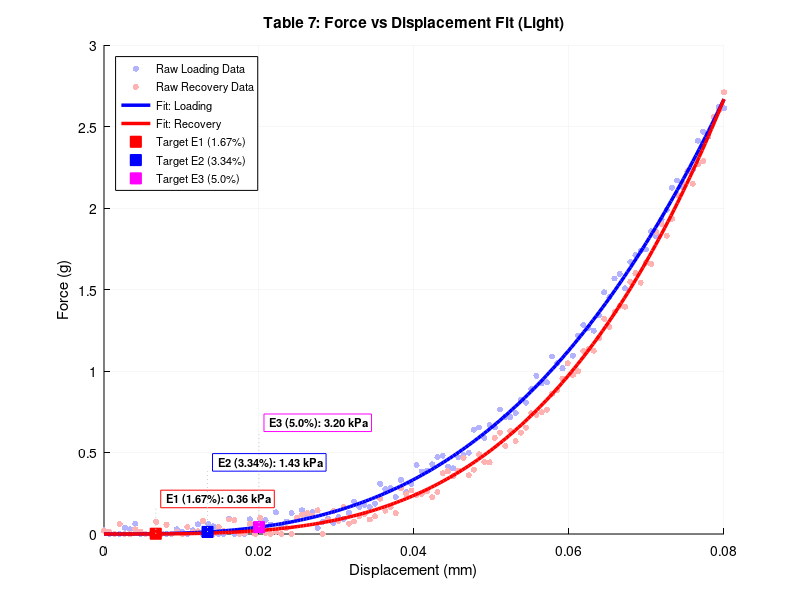
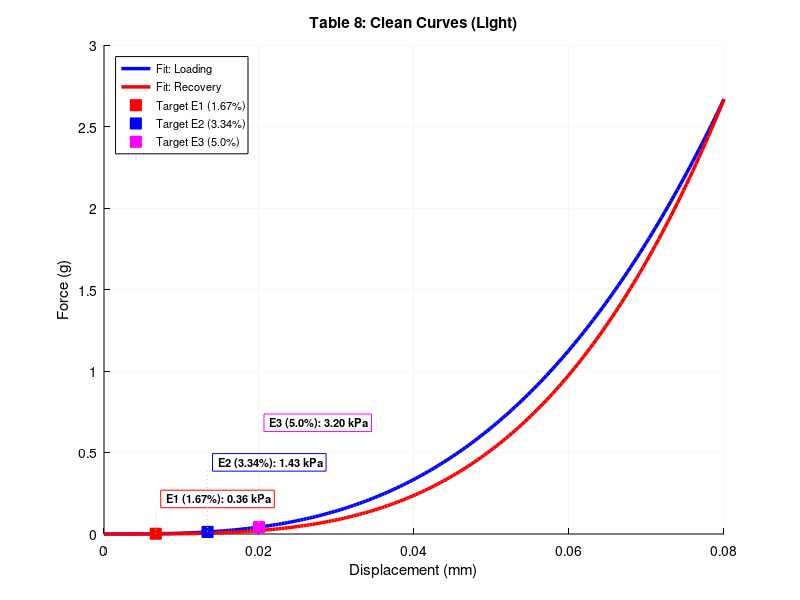
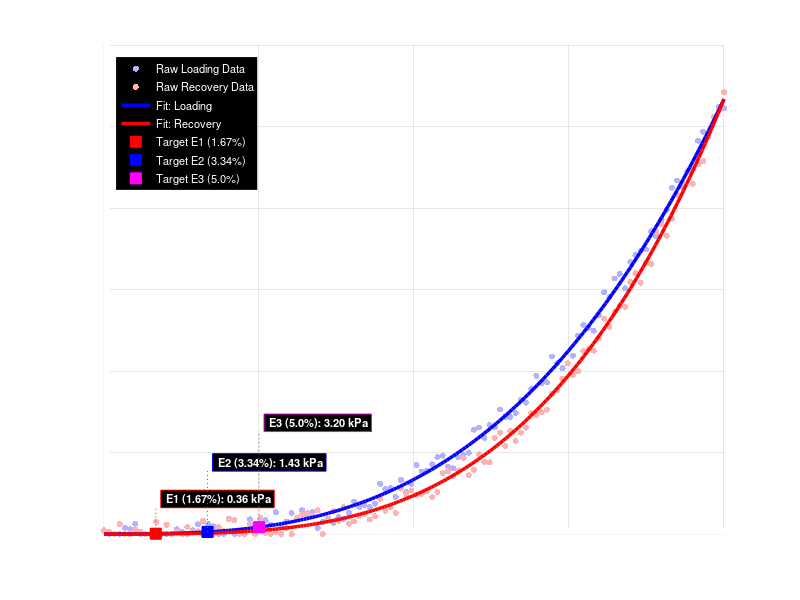
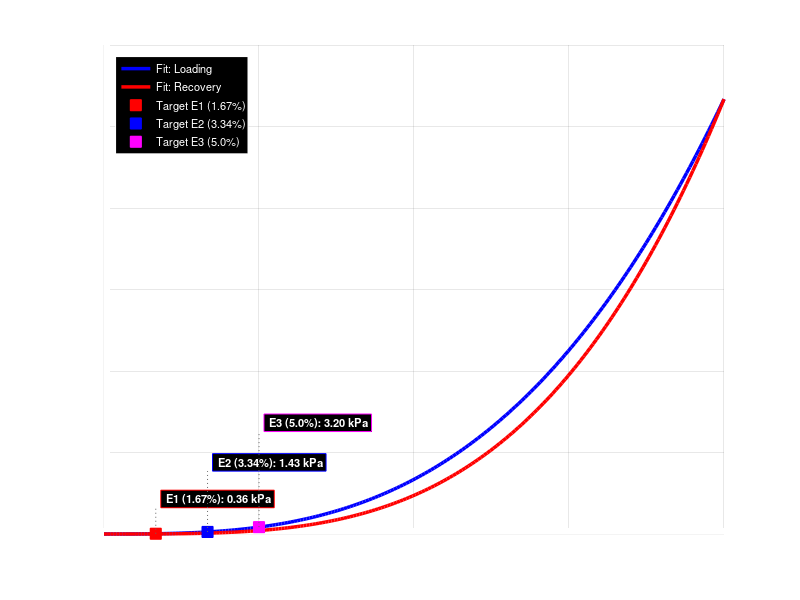

These charts were generated, in order, by the following MATLAB code: (Note: this script raises an error after producing the figures.)
function reconstruct_OCT_Tables(sampleName, E1, E2, E3, t0_mm, w_max_mm)
% =========================================================================
%  RECONSTRUCT OCT TABLES 7 & 8 FROM E1, E2, E3 VALUES
%  Reverse-engineers power-law mechanics and generates publication-grade 
%  Table 7 (Force vs Disp Fit) and Table 8 (Clean Curves) in 300 DPI Light/Dark.
%
%  Usage:
%    1. Interactive Mode:  reconstruct_OCT_Tables()
%    2. Direct Call:       reconstruct_OCT_Tables('Sample_A', 0.36, 1.43, 3.20)
% =========================================================================

    if nargin < 1 || isempty(sampleName)
        prompt = {'Sample Name:', 'E1 (kPa):', 'E2 (kPa):', 'E3 (kPa):', 'Initial Thickness t0 (mm):', 'Max Penetration w_max (mm):'};
        dlgtitle = 'Reconstruct OCT Tables 7 & 8';
        dims = [1 45];
        definput = {'Sample_Reconstructed', '0.36', '1.43', '3.20', '0.400', '0.080'};
        answer = inputdlg(prompt, dlgtitle, dims, definput);
        if isempty(answer), disp('Cancelled by user.'); return; end
        
        sampleName = answer{1};
        E1 = str2double(answer{2});
        E2 = str2double(answer{3});
        E3 = str2double(answer{4});
        t0_mm = str2double(answer{5});
        w_max_mm = str2double(answer{6});
    else
        if nargin < 5 || isempty(t0_mm), t0_mm = 0.400; end
        if nargin < 6 || isempty(w_max_mm), w_max_mm = 0.080; end
    end

    fprintf('\n================================================================\n');
    fprintf('  RECONSTRUCTING TABLES 7 & 8 FOR: %s\n', sampleName);
    fprintf('  Inputs: E1=%.2f kPa, E2=%.2f kPa, E3=%.2f kPa | t0=%.3f mm\n', E1, E2, E3, t0_mm);
    fprintf('================================================================\n');

    %% 1. Hayes Contact Mechanics Inversion
    v_poisson = 0.45;
    a_radius  = 2.5; % mm
    k_factor  = 3.085;
    g_gravity = 9.81;
    part1     = (1 - v_poisson^2) / (2 * a_radius * k_factor);
    factor    = part1 * g_gravity; % ~0.5071945

    strain_targets = [0.0167, 0.0334, 0.0500]; % 1.67%, 3.34%, 5.0%
    w_targets = strain_targets * t0_mm;
    E_targets = [E1, E2, E3];
    labels    = {'E1 (1.67%)', 'E2 (3.34%)', 'E3 (5.0%)'};
    colors    = {'rs', 'bs', 'ms'};

    % Target slopes required at each strain target:
    % E = factor * slope => slope = E / factor
    slopes = E_targets / factor;

    % Fit b_L and a_L using linear regression in log-log space:
    % ln(slope) = ln(a_L * b_L) + (b_L - 1) * ln(w)
    log_w = log(w_targets);
    log_s = log(slopes);
    p_fit = polyfit(log_w, log_s, 1);
    b_L   = p_fit(1) + 1;
    a_L   = exp(p_fit(2)) / b_L;

    % Evaluate exact forces at targets
    Pg_targets = a_L * (w_targets .^ b_L);

    % Configure Max Penetration & Recovery Parameters
    if w_max_mm <= w_targets(3)
        w_max_mm = w_targets(3) * 1.5;
    end
    F_max = a_L * (w_max_mm ^ b_L);
    b_R   = max(b_L + 0.5, 2.0);
    a_R   = F_max / (w_max_mm ^ b_R);

    % Generate high-density fit curves
    n_pts  = 200;
    x_plot = linspace(0, w_max_mm, n_pts)';
    fit_L  = a_L * (x_plot .^ b_L);
    fit_R  = a_R * (x_plot .^ b_R);

    % Generate synthetic raw scatter data with realistic noise
    rng(42); % Deterministic seed for clean reproducibility
    n_raw = 120;
    x_raw_L = linspace(0, w_max_mm, n_raw)';
    noise_L = (rand(n_raw, 1) - 0.5) * 0.06 * max(fit_L);
    y_raw_L = max(0, a_L * (x_raw_L .^ b_L) + noise_L);

    x_raw_R = linspace(w_max_mm, 0, n_raw)';
    noise_R = (rand(n_raw, 1) - 0.5) * 0.06 * max(fit_R);
    y_raw_R = max(0, a_R * (x_raw_R .^ b_R) + noise_R);

    %% 2. Output Directory Setup
    scriptDir = fileparts(mfilename('fullpath'));
    outDir = fullfile(scriptDir, 'Hasil_Rekonstruksi', sampleName);
    if ~exist(outDir, 'dir'), mkdir(outDir); end

    EXPORT_DPI = 300;
    f_exp = figure('Visible', 'off', 'Position', [100, 100, 800, 600]);
    modes = {'Light', 'Dark'};

    %% 3. Generate Tables 7 & 8 (Light and Dark Modes)
    for m_idx = 1:2
        mode_str = modes{m_idx};
        if m_idx == 2
            bg = 'k'; fg = 'w'; grid_clr = [0.4 0.4 0.4];
        else
            bg = 'w'; fg = 'k'; grid_clr = [0.8 0.8 0.8];
        end

        % Staggered offsets for labels to prevent horizontal overlap
        y_offsets = [0.08 * F_max, 0.16 * F_max, 0.24 * F_max];

        % ---- Table 7: Force vs Displacement Fit (with Raw Data) ----
        clf(f_exp, 'reset'); set(f_exp, 'Color', bg);
        ax = axes('Parent', f_exp); hold(ax, 'on');
        scatter(ax, x_raw_L, y_raw_L, 20, [0.7 0.7 1], 'filled', 'DisplayName', 'Raw Loading Data');
        scatter(ax, x_raw_R, y_raw_R, 20, [1 0.7 0.7], 'filled', 'DisplayName', 'Raw Recovery Data');
        plot(ax, x_plot, fit_L, 'b-', 'LineWidth', 2.5, 'DisplayName', 'Fit: Loading');
        plot(ax, x_plot, fit_R, 'r-', 'LineWidth', 2.5, 'DisplayName', 'Fit: Recovery');
        for i = 1:3
            plot(ax, w_targets(i), Pg_targets(i), colors{i}, 'MarkerFaceColor', colors{i}(1), 'MarkerSize', 8, 'DisplayName', sprintf('Target %s', labels{i}));
            plot(ax, [w_targets(i), w_targets(i)], [Pg_targets(i), Pg_targets(i) + y_offsets(i) - 0.02*F_max], ':', 'Color', grid_clr, 'HandleVisibility', 'off');
            text(ax, w_targets(i) + 0.001, Pg_targets(i) + y_offsets(i), sprintf(' %s: %.2f kPa', labels{i}, E_targets(i)), ...
                'Color', fg, 'FontWeight', 'bold', 'FontSize', 8, 'BackgroundColor', bg, 'EdgeColor', colors{i}(1), 'Margin', 2);
        end
        title(ax, sprintf('Table 7: Force vs Displacement Fit (%s)', mode_str), 'Color', fg);
        xlabel(ax, 'Displacement (mm)'); ylabel(ax, 'Force (g)'); grid(ax, 'on');
        set(ax, 'Color', bg, 'XColor', fg, 'YColor', fg, 'GridColor', grid_clr);
        lgd = legend(ax, 'Location', 'northwest');
        set(lgd, 'TextColor', fg, 'Color', bg, 'EdgeColor', fg, 'FontSize', 8);
        hold(ax, 'off');
        saveHighRes(f_exp, fullfile(outDir, sprintf('%s_Table7_Stiffening_%s.png', sampleName, mode_str)), EXPORT_DPI);

        % ---- Table 8: Clean Curves ----
        clf(f_exp, 'reset'); set(f_exp, 'Color', bg);
        ax = axes('Parent', f_exp); hold(ax, 'on');
        plot(ax, x_plot, fit_L, 'b-', 'LineWidth', 2.5, 'DisplayName', 'Fit: Loading');
        plot(ax, x_plot, fit_R, 'r-', 'LineWidth', 2.5, 'DisplayName', 'Fit: Recovery');
        for i = 1:3
            plot(ax, w_targets(i), Pg_targets(i), colors{i}, 'MarkerFaceColor', colors{i}(1), 'MarkerSize', 8, 'DisplayName', sprintf('Target %s', labels{i}));
            plot(ax, [w_targets(i), w_targets(i)], [Pg_targets(i), Pg_targets(i) + y_offsets(i) - 0.02*F_max], ':', 'Color', grid_clr, 'HandleVisibility', 'off');
            text(ax, w_targets(i) + 0.001, Pg_targets(i) + y_offsets(i), sprintf(' %s: %.2f kPa', labels{i}, E_targets(i)), ...
                'Color', fg, 'FontWeight', 'bold', 'FontSize', 8, 'BackgroundColor', bg, 'EdgeColor', colors{i}(1), 'Margin', 2);
        end
        title(ax, sprintf('Table 8: Clean Curves (%s)', mode_str), 'Color', fg);
        xlabel(ax, 'Displacement (mm)'); ylabel(ax, 'Force (g)'); grid(ax, 'on');
        set(ax, 'Color', bg, 'XColor', fg, 'YColor', fg, 'GridColor', grid_clr);
        lgd = legend(ax, 'Location', 'northwest');
        set(lgd, 'TextColor', fg, 'Color', bg, 'EdgeColor', fg, 'FontSize', 8);
        hold(ax, 'off');
        saveHighRes(f_exp, fullfile(outDir, sprintf('%s_Table8_Clean_%s.png', sampleName, mode_str)), EXPORT_DPI);
    end
    close(f_exp);

    %% 4. Excel Workbook Export
    filename_xls = fullfile(outDir, sprintf('%s_Reconstructed_Summary.xlsx', sampleName));
    t7_sheet = table({'Single Cycle'; 'Single Cycle'; 'Single Cycle'}, ...
        {'E1_1.67%'; 'E2_3.34%'; 'E3_5.0%'}, ...
        E_targets(:), ...
        w_targets(:), ...
        Pg_targets(:), ...
        'VariableNames', {'Cycle_Regime', 'Strain_Target_Name', 'Stiffness_Value_kPa', 'Evaluation_Strain_Target_mm', 'Extracted_Force_Value_g'});
    
    t_fit_sheet = table(x_plot, fit_L, fit_R, 'VariableNames', {'Displacement_mm', 'Fit_Loading_Force_g', 'Fit_Recovery_Force_g'});

    try
        writetable(t7_sheet, filename_xls, 'Sheet', '7_Strain_Stiffening');
        writetable(t_fit_sheet, filename_xls, 'Sheet', '8_Clean_Curves');
        fprintf('Excel workbook saved: %s\n', filename_xls);
    catch ME
        warning('Failed to write Excel: %s', ME.message);
    end

    %% 5. Display Interactive Preview on Screen
    f_view = figure('Name', sprintf('Reconstructed Tables — %s', sampleName), ...
        'Position', [100, 100, 1100, 500], 'Color', 'w');
    
    % Subplot 1: Table 7
    ax1 = subplot(1, 2, 1, 'Parent', f_view); hold(ax1, 'on');
    scatter(ax1, x_raw_L, y_raw_L, 15, [0.7 0.7 1], 'filled', 'DisplayName', 'Raw Loading');
    scatter(ax1, x_raw_R, y_raw_R, 15, [1 0.7 0.7], 'filled', 'DisplayName', 'Raw Recovery');
    plot(ax1, x_plot, fit_L, 'b-', 'LineWidth', 2.0, 'DisplayName', 'Fit Loading');
    plot(ax1, x_plot, fit_R, 'r-', 'LineWidth', 2.0, 'DisplayName', 'Fit Recovery');
    for i = 1:3
        plot(ax1, w_targets(i), Pg_targets(i), colors{i}, 'MarkerFaceColor', colors{i}(1), 'MarkerSize', 7, 'DisplayName', labels{i});
        text(ax1, w_targets(i), Pg_targets(i), sprintf('  %s: %.2f kPa', labels{i}, E_targets(i)), 'FontWeight', 'bold', 'FontSize', 8);
    end
    title(ax1, 'Table 7: Force vs Displacement Fit', 'FontWeight', 'bold');
    xlabel(ax1, 'Displacement (mm)'); ylabel(ax1, 'Force (g)'); grid(ax1, 'on');
    legend(ax1, 'Location', 'northwest', 'FontSize', 7); hold(ax1, 'off');

    % Subplot 2: Table 8
    ax2 = subplot(1, 2, 2, 'Parent', f_view); hold(ax2, 'on');
    plot(ax2, x_plot, fit_L, 'b-', 'LineWidth', 2.0, 'DisplayName', 'Fit Loading');
    plot(ax2, x_plot, fit_R, 'r-', 'LineWidth', 2.0, 'DisplayName', 'Fit Recovery');
    for i = 1:3
        plot(ax2, w_targets(i), Pg_targets(i), colors{i}, 'MarkerFaceColor', colors{i}(1), 'MarkerSize', 7, 'DisplayName', labels{i});
        text(ax2, w_targets(i), Pg_targets(i), sprintf('  %s: %.2f kPa', labels{i}, E_targets(i)), 'FontWeight', 'bold', 'FontSize', 8);
    end
    title(ax2, 'Table 8: Clean Curves', 'FontWeight', 'bold');
    xlabel(ax2, 'Displacement (mm)'); ylabel(ax2, 'Force (g)'); grid(ax2, 'on');
    legend(ax2, 'Location', 'northwest', 'FontSize', 7); hold(ax2, 'off');

    fprintf('\n✅ Reconstruction finished successfully!\n');
    fprintf('📁 Saved 300 DPI Figures to: %s\n', outDir);
end

%% Helper: High-Resolution Exporter
function saveHighRes(fig_handle, filepath, dpi)
    try
        exportgraphics(fig_handle, filepath, 'Resolution', dpi);
    catch
        print(fig_handle, filepath, '-dpng', sprintf('-r%d', dpi));
    end
end
